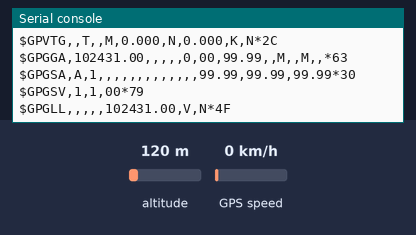
Bench run of a program on a simulated CircuitPython board. On the bench: the last lines printed to the serial console. The inputs (shaded band) are chosen by the test bench; at power-on: GPS speed 0 km/h, altitude 120 m. Files the program writes start out absent; the GPS gets a fix after 3 s at 37.7749, -122.4194 with 8 satellites.

Above: at 1.2 s.
1.3 s: GPS speed set to 30 km/h
At 2.8 s:
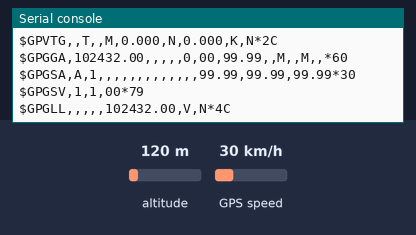
3.5 s: GPS speed set to 90 km/h
At 4.8 s:
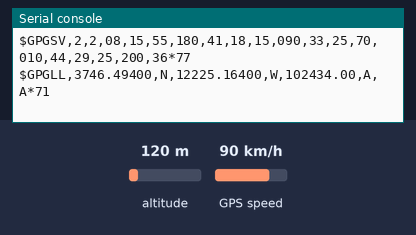
5.5 s: altitude set to 500 m
At 8.4 s:
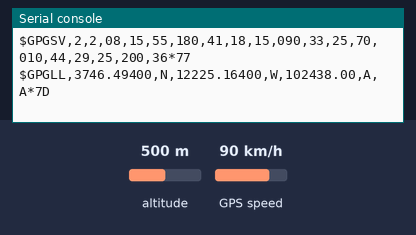
8.5 s: altitude set to 20 m
At 9.8 s:
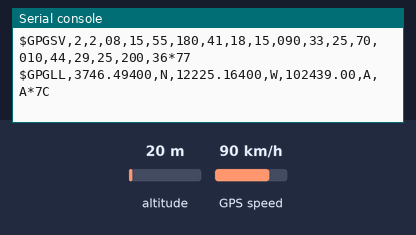
10.5 s: GPS speed set to 118 km/h
At 11.6 s:
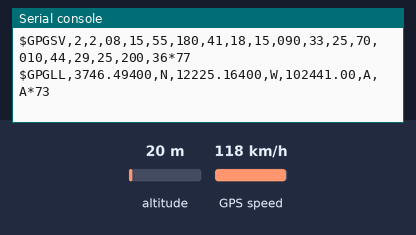
17.9 s: altitude set to 250 m
At 18.8 s:
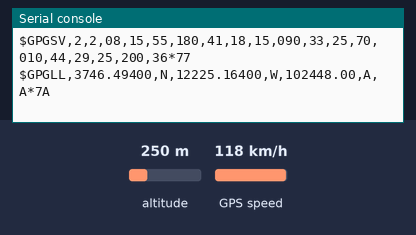
Timing chart, 0 to 20.5 s (numbered marks = the images above; inputs shaded):
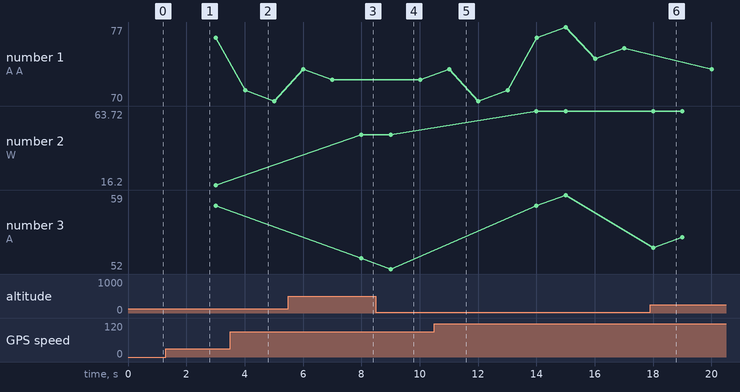

Measured:
- after the input at 3.5 s, the serial console: prints a new line after 0.50 s (image 2)
- after the input at 5.5 s, the serial console: prints a new line after 0.50 s (image 3)
- after the input at 8.5 s, the serial console: prints a new line after 0.50 s (image 4)
- after the input at 10.5 s, the serial console: prints a new line after 0.50 s (image 5)
- after the input at 17.9 s, the serial console: prints a new line after 0.10 s (image 6)
- plotted number 2: 48.6 → 63.72 after the input at 10.5 s

The program:

gps_datalogging.py
```python
# Simple GPS datalogging demonstration.
# This actually doesn't even use the GPS library and instead just reads raw
# NMEA sentences from the GPS unit and dumps them to a file on an SD card
# (recommended) or internal storage (be careful as only a few kilobytes to
# megabytes are available).  Before writing to internal storage you MUST
# carefully follow the steps in this guide to enable writes to the internal
# filesystem:
#  https://learn.adafruit.com/adafruit-ultimate-gps-featherwing/circuitpython-library
import board
import busio


# Path to the file to log GPS data.  By default this will be appended to
# which means new lines are added at the end and all old data is kept.
# Change this path to point at internal storage (like '/gps.txt') or SD
# card mounted storage ('/sd/gps.txt') as desired.
LOG_FILE = '/gps.txt'  # Example for writing to internal path /gps.txt
#LOG_FILE = '/sd/gps.txt'     # Example for writing to SD card path /sd/gps.txt

# File more for opening the log file.  Mode 'ab' means append or add new lines
# to the end of the file rather than erasing it and starting over.  If you'd
# like to erase the file and start clean each time use the value 'wb' instead.
LOG_MODE = 'ab'

# Define RX and TX pins for the board's serial port connected to the GPS.
# These are the defaults you should use for the GPS FeatherWing.
# For other boards set RX = GPS module TX, and TX = GPS module RX pins.
RX = board.RX
TX = board.TX

# If writing to SD card customize and uncomment these lines to import the
# necessary library and initialize the SD card:
#SD_CS_PIN = board.SD_CS  # CS for SD card (SD_CS is for Feather Adalogger)
#import adafruit_sdcard
#spi = busio.SPI(board.SCK, MOSI=board.MOSI, MISO=board.MISO)
#sd_cs = digitalio.DigitalInOut(SD_CS_PIN)
#sdcard = adafruit_sdcard.SDCard(spi, sd_cs)
#vfs = storage.VfsFat(sdcard)
#storage.mount(vfs, '/sd')  # Mount SD card under '/sd' path in filesystem.

# Create a serial connection for the GPS connection using default speed and
# a slightly higher timeout (GPS modules typically update once a second).
uart = busio.UART(TX, RX, baudrate=9600, timeout=3000)

# Main loop just reads data from the GPS module and writes it back out to
# the output file while also printing to serial output.
with open(LOG_FILE, LOG_MODE) as outfile:
    while True:
        sentence = uart.readline()
        print(str(sentence, 'ascii').strip())
        outfile.write(sentence)
        outfile.flush()
```
